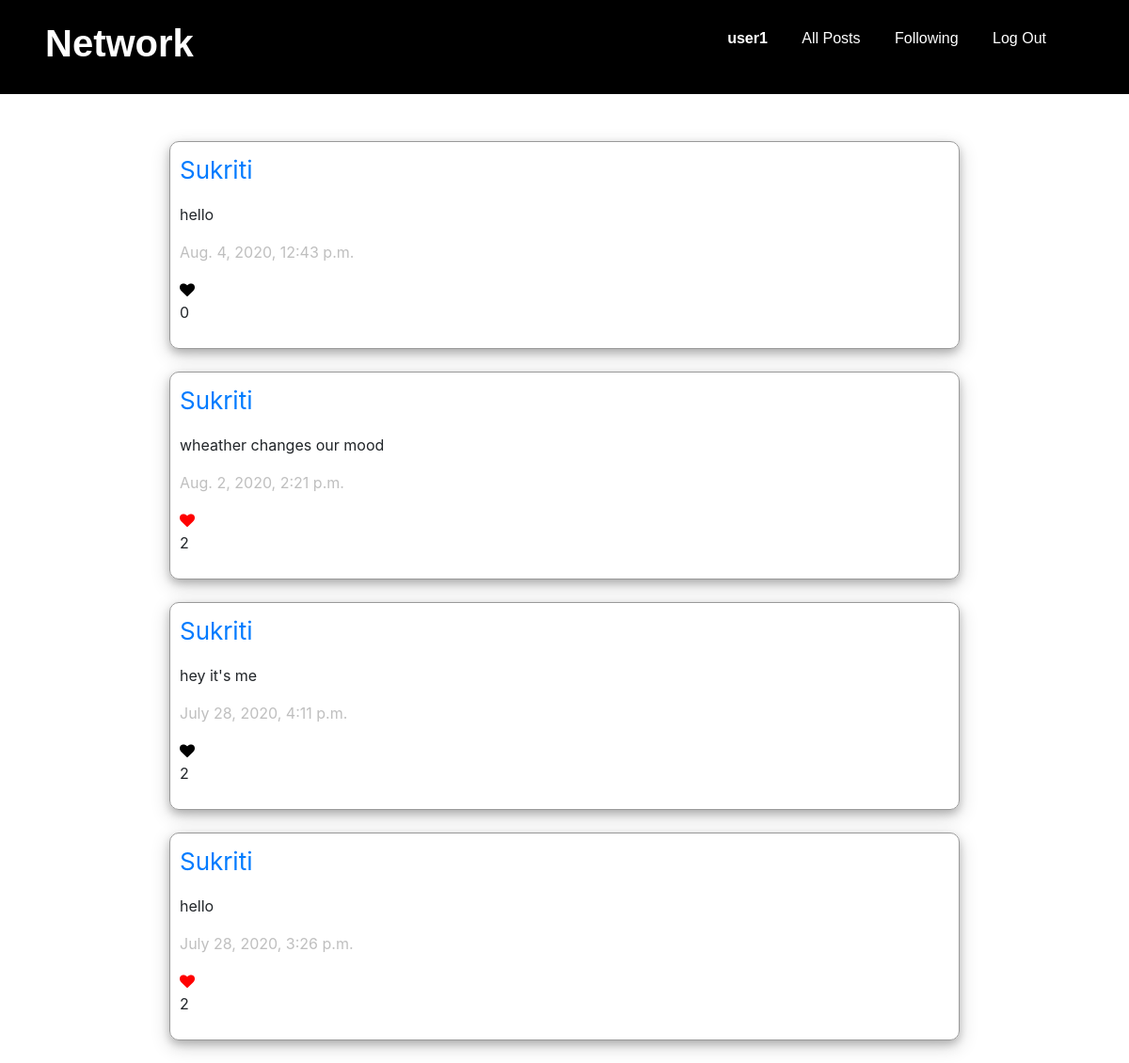
The page /following (signed in) on the database its author committed.
### network/models.py (models this page shows)
class User(AbstractUser):
    pass

class Post(models.Model):
	user=models.ForeignKey(User,on_delete=models.CASCADE,related_name="my_posts",default="")
	post=models.CharField(max_length=1000)
	date_time=models.DateTimeField(auto_now_add=True)

### network/views.py (the view)
# urls.py: path("following",views.following,name="following")
def following(request):
    posts=Post.objects.all()
    posts=posts.order_by("-date_time").all()
    me_following=Followers.objects.filter(follower=request.user)
    me_following_list=[]
    for follower in me_following:
        me_following_list.append(follower.person)
    all_posts=[]
    for post in posts:
        if post.user in me_following_list:
            all_posts.append(post)
    paginator=Paginator(all_posts,10)
    page=request.GET.get('page')
    all_posts=paginator.get_page(page)
    like_by_me=Like.objects.filter(user=request.user)
    my_likes=[]
    for this_post in like_by_me:
        my_likes.append(this_post.post.id)
    return render(request,"network/following.html",{
        "all_post":all_posts,"my_likes":my_likes
        })

### network/templates/network/following.html (shortened to what this page needs)
{% extends "network/layout.html" %}
{% block body %}
    {% for list in all_post %}
    <div  class="Post_div" id="{{list.id}}">
    	<p style="font-size: 26px;"><a href="{% url 'profile' list.user %}">{{list.user|title}}</a></p>
        <p class="post_id">{{list.post}}</p>
    	<p style="color: #bfbfbf">{{list.date_time}}</p>
    {%  if list.id in my_likes %}
    <i class="fa fa-heart" aria-hidden="true" onclick="button_change(this)" style="color: red;"></i>
    {% else %}
    <i class="fa fa-heart" aria-hidden="true" onclick="button_change(this)" style="color: black;"></i>
    {% endif %}
    <p>{{list.post_liked.count}}</p>
     </div>
    {% endfor %}
{% endblock %}

### network/templates/network/layout.html (shortened to what this page needs)
{% load static %}
<!DOCTYPE html>
<html lang="en">
    <head>
        <link rel="stylesheet" href="https://stackpath.bootstrapcdn.com/bootstrap/4.4.1/css/bootstrap.min.css">
        <link href="{% static 'network/styles.css' %}" rel="stylesheet">
        <link rel="stylesheet" href="https://stackpath.bootstrapcdn.com/font-awesome/4.7.0/css/font-awesome.min.css">
    </head>
    <body>
        <div class="head">
            <div class="navbar-heading">
            <h1>Network</h1>
            </div>
            <div class="navbar-links" >
              <ul >
                {% if user.is_authenticated %}
                    <li class="nav-item">
                        <a class="nav-link" href="{% url 'profile' user.username %}"><strong>{{ user.username }}</strong></a>
                    </li>
                {% endif %}
                <li class="nav-item">
                  <a class="nav-link" href="{% url 'index' %}">All Posts</a>
                </li>
                {% if user.is_authenticated %}
                    <li class="nav-item">
                        <a class="nav-link" href="{% url 'following' %}">Following</a>
                    </li>
                    <li class="nav-item">
                        <a class="nav-link" href="{% url 'logout' %}">Log Out</a>
                    </li>
                {% endif %}
              </ul>
            </div>
        </div>
        <div class="body" style="margin-top: 150px;">
            {% block body %}
            {% endblock %}
        </div>
    </body>
</html>

### network/templates/network/following.html (style rules this page uses)
.Post_div { width: 70%; border:1px solid #999; border-radius: 10px; margin:2% auto; box-shadow: 0 4px 8px 0 rgba(0, 0, 0, 0.2), 0 6px 20px 0 rgba(0, 0, 0, 0.19); padding: 10px; }

### network/templates/network/layout.html (style rules this page uses)
.head { display: flex; width: 100vw; position: fixed; top:0; left:0; height: 100px; background-color: red; justify-content: space-between; align-content: center; align-items: center; padding : 0 6% 0 4%; background-color: black; z-index : 100; color : white; font-family: 'Montserrat', sans-serif; }
.navbar-heading h1 { font-weight : 700; }
.navbar-links { color : white; }
.navbar-links a { display: inline-block; text-decoration: none; color: white; }
.navbar-links li { display: inline-block; border-bottom: 2px solid transparent; transition: 0.5s ease; }

### rows shown on the page
User: username "user1"
Post: user "Sukriti", post "hello", date_time "Aug. 4, 2020, 12:43 p.m.", post_liked.count "0"
Post: user "Sukriti", post "wheather changes our mood", date_time "Aug. 2, 2020, 2:21 p.m.", post_liked.count "2"
Post: user "Sukriti", post "hey it's me", date_time "July 28, 2020, 4:11 p.m.", post_liked.count "2"
Post: user "Sukriti", post "hello", date_time "July 28, 2020, 3:26 p.m.", post_liked.count "2"
